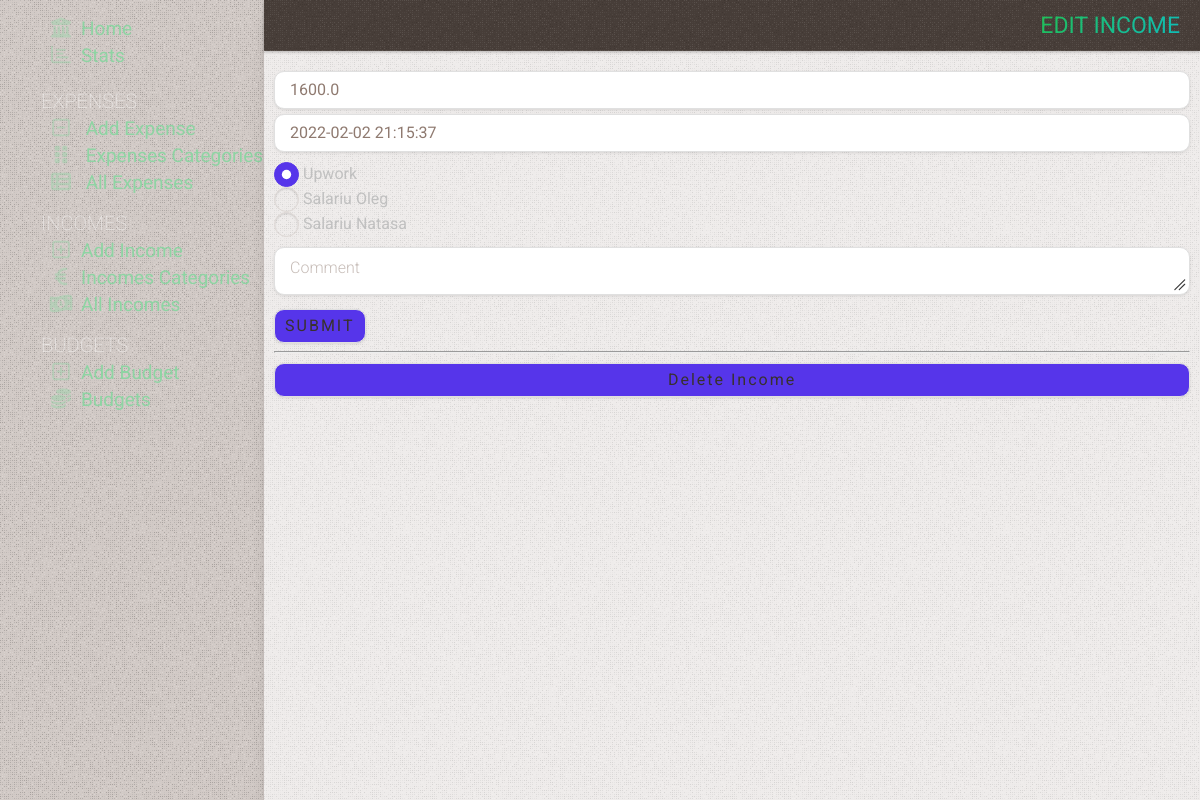
/income-edit/1, run on an earlier commit of the app's database.
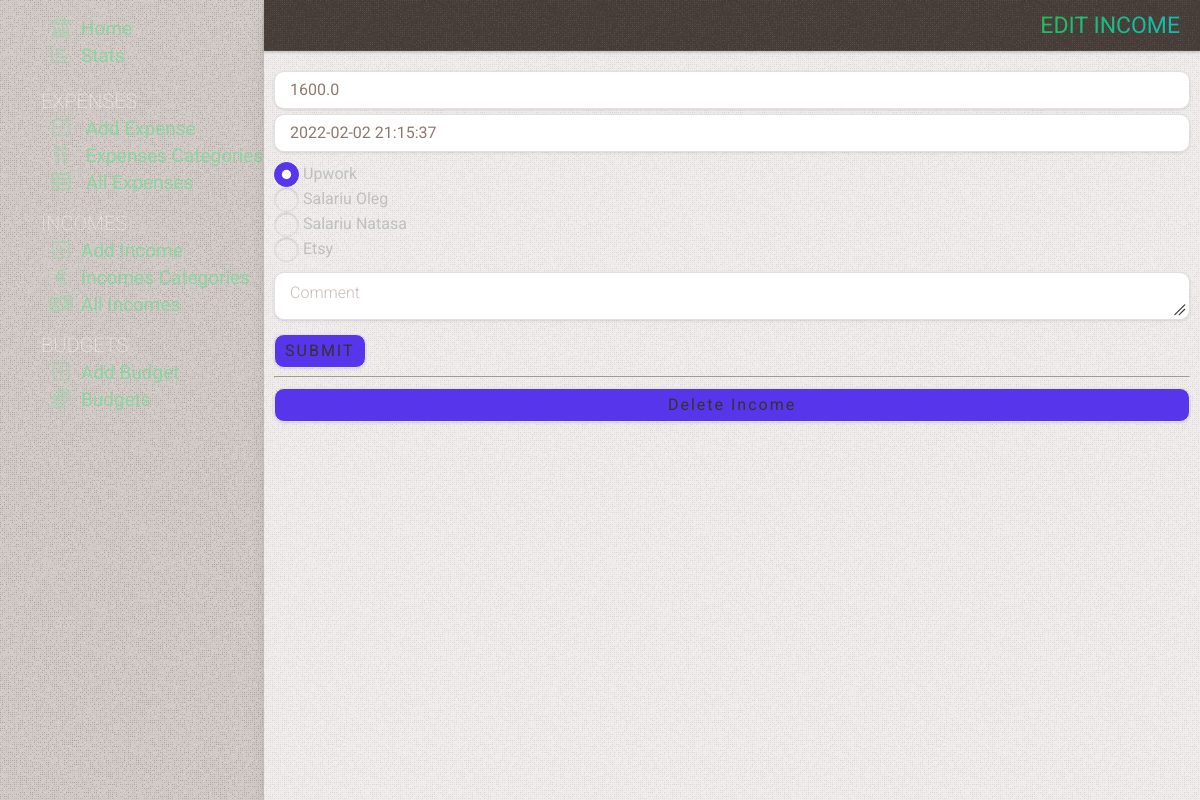
And on a later commit of the database.
### tables this page shows
CREATE TABLE categories_income
(
    id         INTEGER PRIMARY KEY AUTOINCREMENT,
    name       TEXT NOT NULL,
    primordial TEXT DEFAULT NULL,
    state      TEXT DEFAULT false
);

CREATE TABLE incomes
(
    id       INTEGER PRIMARY KEY AUTOINCREMENT,
    date     TIMESTAMP NOT NULL DEFAULT CURRENT_TIMESTAMP,
    amount   REAL      NOT NULL,
    category INTEGER   NOT NULL,
    comment  TEXT

);

### app.py (the view, shortened to what this page needs)
@app.route('/income-edit/<int:id>', methods=('GET', 'POST'))
def edit_income(id):
    income = get_incomes(id)
    conn = get_db_connection()
    categories = conn.execute('SELECT id, name FROM categories_income').fetchall()
    conn.close()
    return render_template('edit_income.html', title='Edit Income', gradient='text-gradient-green', income=income,
                           categories=categories)

### app.py (called while the page is built)
def get_db_connection():
    conn = sqlite3.connect('static/database.db')
    conn.row_factory = sqlite3.Row
    return conn

def get_incomes(income_id):
    conn = get_db_connection()
    income = conn.execute('SELECT * FROM incomes WHERE id = ?', (income_id,)).fetchone()
    conn.close()
    if income is None:
        abort(404)
    return income

### templates/edit_income.html (shortened to what this page needs)
{% extends 'base.html' %} {% block content %}
	<div class="page_title {{ gradient }}" >
		<span >{% block title %} {{ title }} {% endblock %}</span >
	</div >
	<div class="content" >
		<form method="post" >
			<div class="flex" >
				<input type="number" autofocus name="amount" placeholder="Amount" class="form-control" step="0.01"
							 pattern="[0-9]+([\.,][0-9]+)?" min="0" value="{{ request.form['amount'] or income['amount'] }}" />
			</div >
			<div class="form-group mt-5" >
				<input data-toggle="datepicker" type="text" name="date" placeholder="Date" class="form-control"
							 value="{{ request.form['date_s'] or income['date'] }}" />
			</div >
			<div class="flex mt-10" >
				<div >
					{% for id, name in categories %}
						<input type="radio" value="{{ id }}" name="category" id="{{ name }}"
								{% if id == income['category'] %} checked {% endif %} >
						<label for="{{ name }}" >{{ name }}</label >
						<br />
					{% endfor %}
				</div >
			</div >
			<div class="form-group mt-10" >
    <textarea name="comment" placeholder="Comment" class="form-control" >
{{ request.form['comment'] or income['comment'] }}</textarea >
			</div >
			<div class="form-group mt-10" >
				<button type="submit" class="send-button" >Submit</button >
			</div >
			<hr />
		</form >
		<form action="{{ url_for('delete_income', id=income['id']) }}" method="POST" class="mt-10" >
			<input type="submit" value="Delete Income" class="add-button"
						 onclick="return confirm('Are you sure you want to delete this post?')" />
		</form >
	</div >
{% endblock %}

What changed in the data, as far as the page shows it:
added categories_income: category "☐ Etsy", name "Etsy"
